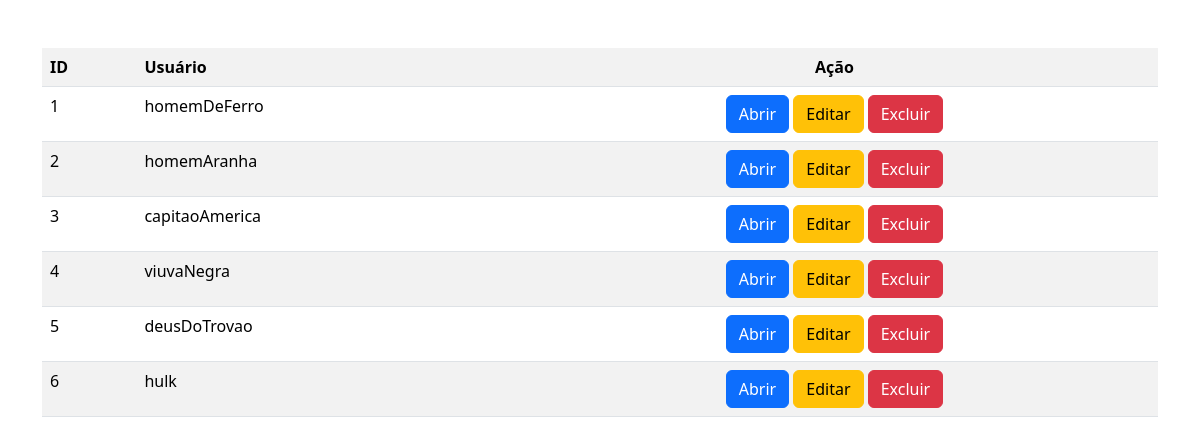
The app's page /tela_usuario.php, older data.
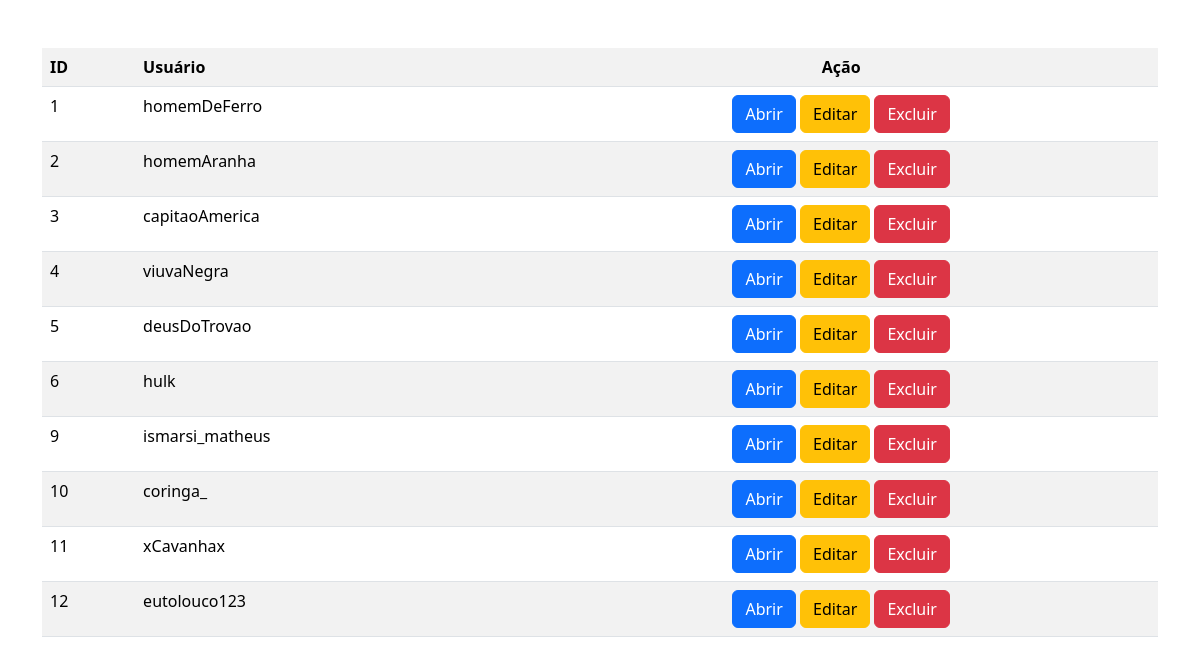
The same page, newer data.
### tables this page shows
CREATE TABLE `tb_usuario` (
  `id` int(11) NOT NULL,
  `usuario` varchar(100) DEFAULT NULL,
  `senha` varchar(100) DEFAULT NULL,
  `id_pessoa` int(11) NOT NULL
);

### tela_usuario.php (the view, shortened to what this page needs)
<link href="https://cdn.jsdelivr.net/npm/bootstrap@5.3.3/dist/css/bootstrap.min.css" rel="stylesheet">
<?php
$dsn = 'mysql:dbname=db_login;host=127.0.0.1';
$user = 'root';
$password = '';
$banco = new PDO($dsn, $user, $password);
$select = "SELECT * FROM tb_usuario";
$resultado = $banco->query($select)->fetchAll();
?>
<main class="container my-5">
    <table class="table table-striped">
        <tr>
            <th>ID</th>
            <th>Usuário</th>
            <th class="text-center">Ação</th>
        </tr>
        <?php foreach ($resultado as $linha) { ?>
            <tr>
                <td><?= $linha['id'] ?></td>
                <td><?= $linha['usuario'] ?></td>
                <td class="text-center">
                    <a class="btn btn-primary" href="./usuario_detalhes.php?id_pessoa=<?= $linha['id_pessoa'] ?>">Abrir</a>
                    <a class="btn btn-warning" href="./formulario_editar.php?id_pessoa=<?= $linha['id'] ?>">Editar</a>
                    <a class="btn btn-danger" href="./usuario_deletar.php?id=<?= $linha['id'] ?>">Excluir</a>
                </td>
            </tr>
        <?php } ?>
    </table>
</main>

Row changes from the older to the newer data that the page shows:
added tb_usuario: id "9", usuario "ismarsi_matheus"
added tb_usuario: id "10", usuario "coringa_"
added tb_usuario: id "11", usuario "xCavanhax"
added tb_usuario: id "12", usuario "eutolouco123"
